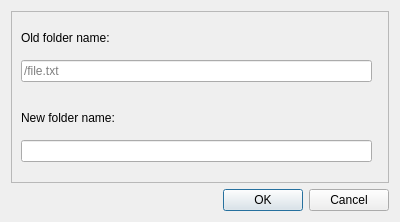
<?xml version="1.0" encoding="UTF-8"?>
<ui version="4.0">
 <class>RenameFolderDialog</class>
 <widget class="QDialog" name="RenameFolderDialog">
  <property name="geometry">
   <rect>
    <x>0</x>
    <y>0</y>
    <width>400</width>
    <height>222</height>
   </rect>
  </property>
  <property name="windowTitle">
   <string>syncServer - Rename folder</string>
  </property>
  <layout class="QVBoxLayout" name="verticalLayout">
   <item>
    <widget class="QFrame" name="mainDialogFrame">
     <property name="frameShape">
      <enum>QFrame::Shape::StyledPanel</enum>
     </property>
     <property name="frameShadow">
      <enum>QFrame::Shadow::Raised</enum>
     </property>
     <widget class="QWidget" name="verticalLayoutWidget">
      <property name="geometry">
       <rect>
        <x>10</x>
        <y>10</y>
        <width>351</width>
        <height>61</height>
       </rect>
      </property>
      <layout class="QVBoxLayout" name="oldNameLayout">
       <item>
        <widget class="QLabel" name="oldFolderNameLabel">
         <property name="text">
          <string>Old folder name:</string>
         </property>
        </widget>
       </item>
       <item>
        <widget class="QLineEdit" name="oldFolderNameLineEdit">
         <property name="readOnly">
          <bool>true</bool>
         </property>
         <property name="placeholderText">
          <string>/file.txt</string>
         </property>
        </widget>
       </item>
      </layout>
     </widget>
     <widget class="QWidget" name="verticalLayoutWidget_2">
      <property name="geometry">
       <rect>
        <x>10</x>
        <y>90</y>
        <width>351</width>
        <height>61</height>
       </rect>
      </property>
      <layout class="QVBoxLayout" name="newNameLayout">
       <item>
        <widget class="QLabel" name="newFolderNameLabel">
         <property name="text">
          <string>New folder name:</string>
         </property>
        </widget>
       </item>
       <item>
        <widget class="QLineEdit" name="newFolderNameLineEdit"/>
       </item>
      </layout>
     </widget>
    </widget>
   </item>
   <item>
    <widget class="QDialogButtonBox" name="dialogButtonBox">
     <property name="orientation">
      <enum>Qt::Orientation::Horizontal</enum>
     </property>
     <property name="standardButtons">
      <set>QDialogButtonBox::StandardButton::Cancel|QDialogButtonBox::StandardButton::Ok</set>
     </property>
    </widget>
   </item>
  </layout>
 </widget>
 <resources/>
 <connections>
  <connection>
   <sender>dialogButtonBox</sender>
   <signal>accepted()</signal>
   <receiver>RenameFolderDialog</receiver>
   <slot>accept()</slot>
   <hints>
    <hint type="sourcelabel">
     <x>248</x>
     <y>254</y>
    </hint>
    <hint type="destinationlabel">
     <x>157</x>
     <y>274</y>
    </hint>
   </hints>
  </connection>
  <connection>
   <sender>dialogButtonBox</sender>
   <signal>rejected()</signal>
   <receiver>RenameFolderDialog</receiver>
   <slot>reject()</slot>
   <hints>
    <hint type="sourcelabel">
     <x>316</x>
     <y>260</y>
    </hint>
    <hint type="destinationlabel">
     <x>286</x>
     <y>274</y>
    </hint>
   </hints>
  </connection>
 </connections>
</ui>
